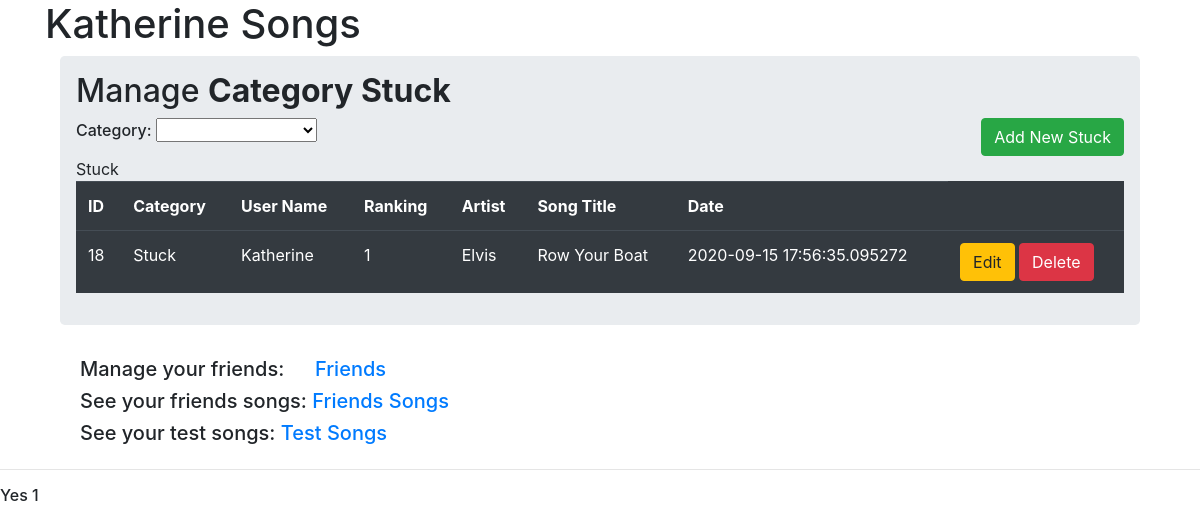
/user_home/Stuck (signed in), run on the app's committed database.
### song6.py (models this page shows)
class Song(db.Model):
    id = db.Column(db.Integer, primary_key=True)
    cat = db.Column(db.String(15))
    user_id = db.Column(db.Integer, db.ForeignKey('user.id'))
    numb = db.Column(db.Integer)
    artist = db.Column(db.String(40))
    title = db.Column(db.String(40))
    date_created = db.Column(db.DateTime, default=datetime.now)

### song6.py (the view)
@app.route('/user_home/<cat>', methods=['GET', 'POST'])
def user_home_cat(cat):
    if 'username' in session:
        cat = cat
        print(cat)
        print("This is user_home_cat")
        category = Category.query.all()
        print(category)
        print(session)
        print(session['username'])
        name = (session['username'])
        u = User.query.filter_by(user=name).first()
        q = Song.query.filter(Song.user_id == u.id, Song.cat == cat).order_by(Song.numb)
        print(q)
        print(u)
        print(u.id, u.user)
        return render_template('main6_2.html', title=name + ' Songs', songs=q, user=name, cat=cat, category=category)
    else:
        return redirect(url_for('login'))

### song6.py (called while the page is built)
    def __repr__(self):
        return '<User  {}>'.format(self.user)

### templates/main6_2.html (shortened to what this page needs)
{% extends "layout6.html" %}
    {% block title %} {{ title }} {% endblock %}
    {% block content %}
    <div class="container">
        <div class="row">
            <div class="col md-12">
                <div class="jumbotron p-3">
                    <h2>Manage <b> Category {{ cat }} </b></h2>
                        <h6><label>Category:</label>
                        <select name="cat" id="select1" onchange="myFunction()">
                            <option value="none" selected disabled hidden></option>
                            {% for category in category %}
                            <option value="{{ category.cat }}">{{ category.cat_text }}</option>
                            {% endfor %}
                        </select>
                        <button type="button" class="btn btn-success float-right"
                    data-toggle="modal" data-target="#mymodal">Add New {{cat}}</button></h6>
                    <table class="table table-hover table-dark">
                        <tr>
                            <th>ID</th>
                            <th>Category</th>
                            <th>User Name</th>
                            <th>Ranking</th>
                            <th>Artist</th>
                            <th>Song Title</th>
                            <th>Date</th>
                        </tr>
                        {% for song in songs %}
                        <tr>
                            <td>{{song.id}}</td>
                            <td>{{song.cat}}</td>
                            <td>{{user}}</td>
                            <td>{{song.numb}}</td>
                            <td>{{song.artist}}</td>
                            <td>{{song.title}}</td>
                            <td>{{song.date_created}}</td>
                            <td>
                                <a href="/update/{{song.id}}" class="btn btn-warning btn-xs" data-toggle="modal" data-target="#modaledit{{song.id}}">Edit</a>
                                <a href="/delete/{{song.id}}" class="btn btn-danger btn-xs" onclick="return confirm('Are You Sure?')">Delete</a>
                            </td>
                        </tr>
                        {% endfor %}
                    </table>
                </div>
                <div>
                    <h5>&emsp;Manage your friends: &emsp; <a href="{{ url_for('friend') }}">Friends</a></h5>
                </div>
                <div>
                    <h5>&emsp;See your friends songs:   <a href="{{ url_for('home') }}">Friends Songs</a></h5>
                    <h5>&emsp;See your test songs:   <a href="{{ url_for('test') }}">Test Songs</a></h5>
                </div>
            </div>
        </div>
    </div>
    {% endblock %}

### data on the page
Song: id "18", cat "Stuck", user "Katherine", numb "1", artist "Elvis", title "Row Your Boat", date_created "2020-09-15 17:56:35.095272"

### other printed values
{{ title }} "Katherine Songs"
{{ cat }} "Stuck"
